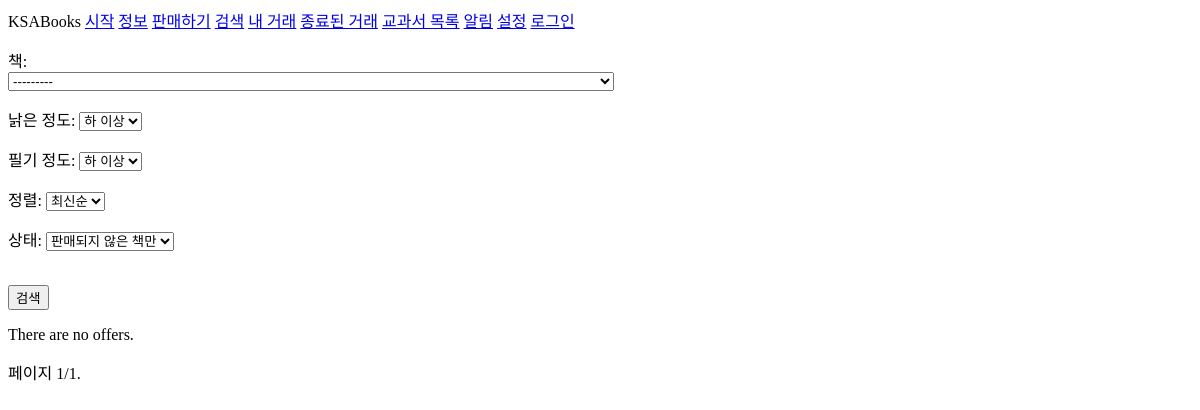
The app's page /search/, older data.
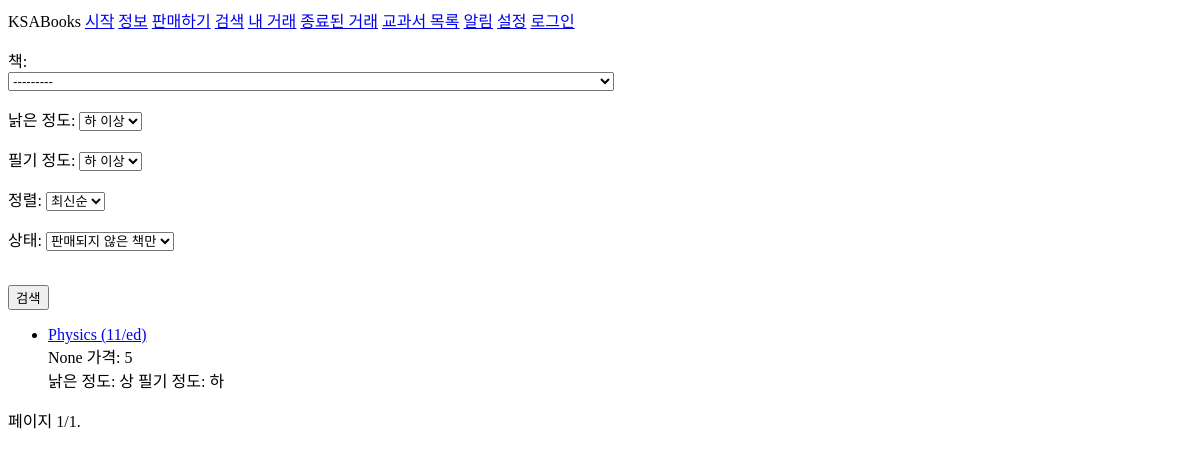
The same page, newer data.
### ksa_books_app/models.py (models this page shows)
class Offer(models.Model):
    seller = models.ForeignKey(settings.AUTH_USER_MODEL, on_delete=models.SET_NULL, null=True,
                               related_name='offer_seller')
    buyer = models.ForeignKey(settings.AUTH_USER_MODEL, on_delete=models.SET_NULL, null=True, blank=True,
                              related_name='offer_buyer')
    want_users = models.ManyToManyField(settings.AUTH_USER_MODEL, blank=True)
    seller_done = models.BooleanField(null=True, default=False)
    buyer_done = models.BooleanField(null=True, default=False)
    book = models.ForeignKey(Book, on_delete=models.SET_NULL, null=True, verbose_name='책')
    price = models.PositiveIntegerField(verbose_name='판매 가격')
    worn_degree = models.CharField(choices=QUALITY, max_length=1, verbose_name='낡은 정도')
    worn_explain = models.TextField(verbose_name='설명', null=True, blank=True)
    note_degree = models.CharField(choices=QUALITY, max_length=1, verbose_name='필기 정도')
    note_explain = models.TextField(verbose_name='설명', null=True, blank=True)
    other = models.TextField(verbose_name='기타 내용', null=True, blank=True)
    date_time = models.DateTimeField(auto_now_add=True, null=True)
    views = models.ManyToManyField(settings.AUTH_USER_MODEL, blank=True, related_name='views')
    def get_absolute_url(self):
        return reverse('check-offer', args=[str(self.id)])

class Book(models.Model):
    title = models.CharField(max_length=100, verbose_name='제목')
    author = models.CharField(max_length=100, verbose_name='저자')
    courses = models.ManyToManyField(Course, verbose_name='과목')
    subject = models.ForeignKey(Subject, verbose_name='교과', on_delete=models.SET_NULL, null=True)
    publisher = models.CharField(max_length=100, verbose_name='출판사')
    isbn = models.CharField(max_length=13, verbose_name='ISBN',
                            help_text='13 Character <a href="https://www.isbn-international.org/content/what-isbn">ISBN number</a>')
    list_price = models.PositiveIntegerField(verbose_name='정가', null=True, blank=True)
    group_price = models.PositiveIntegerField(verbose_name='공동구매 가격', null=True, blank=True)
    using = models.BooleanField(verbose_name='사용 여부')
    class Meta:
        permissions = (
            ('load_data', 'Can load data'),
        )
        ordering = ['subject']
    def __str__(self):
        return f'({self.subject}, {self.display_courses()}){self.title}'
    def display_courses(self):
        return ', '.join([str(c) for c in self.courses.all()])
    display_courses.short_description = '수업'

### ksa_books_app/views.py (the view)
# urls.py: path('search/', views.search_view, name='search'),
def search_view(request):
    qs = Offer.objects.all()
    if request.user.is_authenticated:
        qs = qs.exclude(seller=request.user)
    form = SearchForm(request.GET)
    if form.is_valid():
        data = form.cleaned_data
        print(data)
        if data['book']:
            qs = qs.filter(book_id=data['book'])
        if data['min_worn_degree']:
            qs = qs.filter(worn_degree__in=data['min_worn_degree'])
        if data['min_note_degree']:
            qs = qs.filter(note_degree__in=data['min_note_degree'])
        if data['state'] == UNSOLD or data['state'] == '':
            qs = qs.filter(buyer=None)
        elif data['state'] == UNEXCHANGED:
            qs = qs.exclude(seller_done=True, buyer_done=True)
        elif data['state'] == ALL:
            pass
        if data['sort'] == NEW or data['sort'] == '':
            qs = qs.order_by('date_time')
        elif data['sort'] == CHEAP:
            qs = qs.order_by('price')
    paginator = Paginator(qs, 30)
    page = request.GET.get('page')
    offers = paginator.get_page(page)
    context = {
        'form': form,
        'page_obj': offers,
        'is_paginated': True,
    }
    return render(request, 'search.html', context=context)

### ksa_books_app/forms.py
class SearchForm(forms.Form):
    book = forms.ModelChoiceField(label='책', queryset=Book.objects.all(), required=False)
    min_worn_degree = forms.ChoiceField(label='낡은 정도', choices=MIN_QUALITY, required=False)
    min_note_degree = forms.ChoiceField(label='필기 정도', choices=MIN_QUALITY, required=False)
    sort = forms.ChoiceField(label='정렬', choices=SORT, required=False)
    state = forms.ChoiceField(label='상태', choices=STATE, required=False)

### ksa_books_app/models.py (called while the page is built)
    def __str__(self):
        return self.name

    def __str__(self):
        return self.name

### ksa_books_app/templates/search.html (shortened to what this page needs)
{% extends 'base_generic.html' %}
{% block content %}
    <form method="get">
        <table>
            {{ form.as_p }}
        </table>
        <br>
        <input type="submit" value="검색">
    </form>
    {% if page_obj %}
        <ul>
            {% for object in page_obj %}
                <li>
                    <a href={{ object.get_absolute_url }}>{{ object.book.title }}</a>
                    <br>
                    <a>{{ object.seller }}</a>
                    <a>가격: {{ object.price }}</a>
                    <br>
                    <a>낡은 정도: {{ object.get_worn_degree_display }}</a>
                    <a>필기 정도: {{ object.get_note_degree_display }}</a>
                </li>
            {% endfor %}
        </ul>
    {% else %}
        <p>There are no offers.</p>
    {% endif %}
{% endblock %}

### ksa_books_app/templates/base_generic.html (shortened to what this page needs)
{% load tags %}
<!DOCTYPE html>
<html lang="ko">
<head>
</head>
<body>
    <span>KSABooks</span>
    <a href="{% url 'home' %}">시작</a>
    <a href="{% url 'about' %}">정보</a>
    <a href="{% url 'sell' %}">판매하기</a>
    <a href="{% url 'search' %}">검색</a>
    <a href="{% url 'my-offers' %}">내 거래</a>
    <a href="{% url 'past-transaction' %}">종료된 거래</a>
    <a href="{% url 'book-list' %}">교과서 목록</a>
    {% if user.unread_notification == 0 or not user.is_authenticated %}
        <a href="{% url 'notification' %}">알림</a>
    {% else %}
        <a href="{% url 'notification' %}">알림({{ user.unread_notification }})</a>
    {% endif %}
    <a href="{% url 'setting' %}">설정</a>
    {% if user.is_authenticated %}
        <a href="{% url 'logout' %}">로그아웃</a>
    {% else %}
        <a href="{% url 'login' %}">로그인</a>
    {% endif %}
    {% block content %}{% endblock %}
    {% block pagination %}
        {% if is_paginated %}
            <div>
                <span>
                    <span>
                        페이지 {{ page_obj.number }}/{{ page_obj.paginator.num_pages }}.
                    </span>
                </span>
            </div>
        {% endif %}
    {% endblock %}
</body>
</html>

### ksa_books_app/templates/base_generic.html (style rules this page uses)
table, th, td { border: 1px solid #000000; border-collapse: collapse; padding: 5px; }
p { width: 500px; word-break: keep-all; }

Row changes from the older to the newer data that the page shows:
now on this page (row edited): Offer: book "Physics (11/ed)", seller "None", price "5", worn_degree "상", note_degree "하"
Text that changed along with them:
text no longer shown: "There are no offers."
